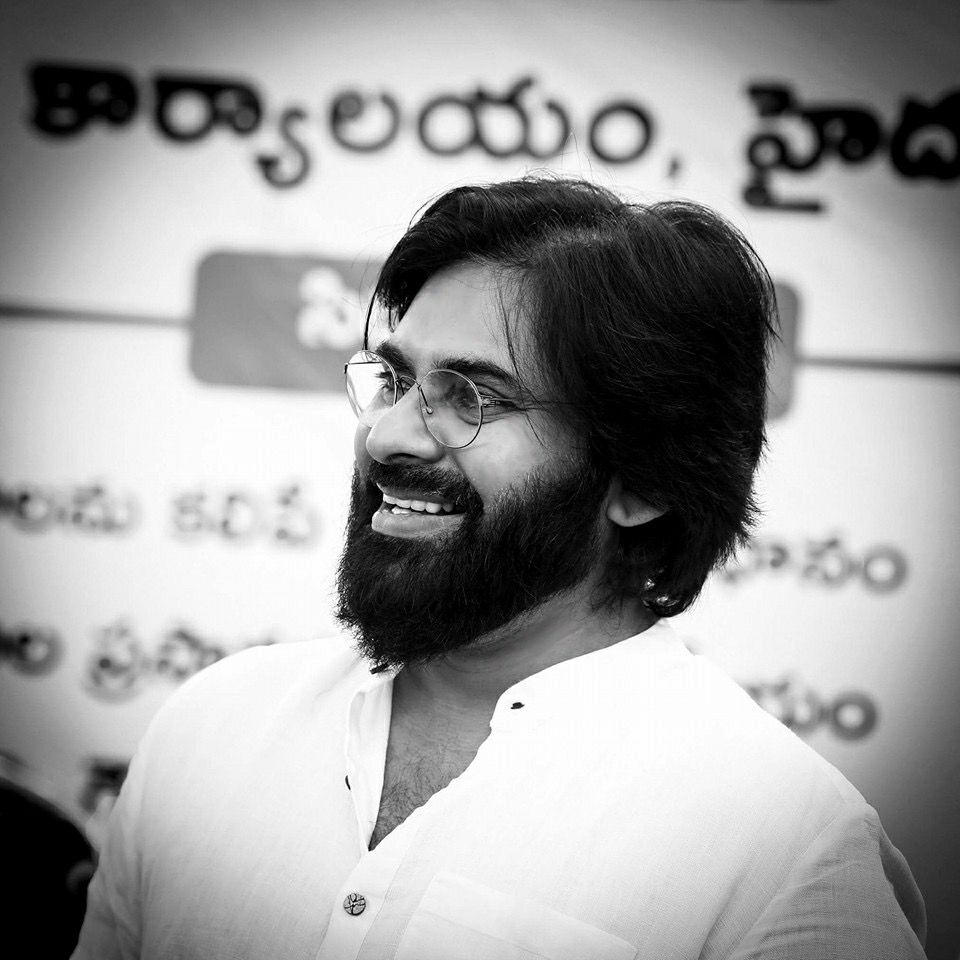
#> input picture NPTEL/pawanism.jpg, 960 x 960 px
$ python nptel47.py
#> lines starting #> are read from the running program, lines starting #| are printed output that depends on the picture
""" Data compression 03"""
""" nptel 48 and 49 are best methods """

import numpy

from PIL import Image

im = Image.open("pawanism.jpg")
#> im is the input picture: PIL image 960x960 RGB; mean R, G, B 158.6, 158.6, 158.6

pixelMap = im.load()

I = numpy.asanyarray(Image.open("pawanism.jpg"))

print(I)
#> (printed output is left out)

img = Image.new(im.mode, im.size)
#> img: PIL image 960x960 RGB; every value is 0
pixelNew = img.load()

#print(pixelMap[1,2][1])

for i in range(img.size[0]):
    for j in range(img.size[1]):
        if(pixelMap[i,j][1]>=0 and pixelMap[i,j][1]<=31):
            pixelNew[i,j]=0
        elif(pixelMap[i,j][1]>=32 and pixelMap[i,j][1]<=63):
            pixelNew[i,j]=1
        elif(pixelMap[i,j][1]>=64 and pixelMap[i,j][1]<=95):
            pixelNew[i,j]=2
        elif(pixelMap[i,j][1]>=96 and pixelMap[i,j][1]<=127):
            pixelNew[i,j]=3
        elif(pixelMap[i,j][1]>=128 and pixelMap[i,j][1]<=159):
            pixelNew[i,j]=4
        elif(pixelMap[i,j][1]>=160 and pixelMap[i,j][1]<=191):
            pixelNew[i,j]=5
        elif(pixelMap[i,j][1]>=192 and pixelMap[i,j][1]<=223):
            pixelNew[i,j]=6
        elif(pixelMap[i,j][1]>=224 and pixelMap[i,j][1]<=255):
            pixelNew[i,j]=7

"""   if(pixelMap[i,j][0]>=0 and pixelMap[i,j][0]<=31):
                pixelNew[i,j]=0
            elif(pixelMap[i,j][0]>=32 and pixelMap[i,j][0]<=63):
                pixelNew[i,j]=1
            elif(pixelMap[i,j][0]>=64 and pixelMap[i,j][0]<=95):
                pixelNew[i,j]=2
            elif(pixelMap[i,j][0]>=96 and pixelMap[i,j][0]<=127):
                pixelNew[i,j]=3
            elif(pixelMap[i,j][0]>=128 and pixelMap[i,j][0]<=159):
                pixelNew[i,j]=4
            elif(pixelMap[i,j][0]>=160 and pixelMap[i,j][0]<=191):
                pixelNew[i,j]=5
            elif(pixelMap[i,j][0]>=192 and pixelMap[i,j][0]<=223):
                pixelNew[i,j]=6
            elif(pixelMap[i,j][0]>=224 and pixelMap[i,j][0]<=255):
                pixelNew[i,j]=7
"""

"""
            if(pixelMap[i,j][2]>=0 and pixelMap[i,j][2]<=31):
                pixelNew[i,j]=0
            elif(pixelMap[i,j][2]>=32 and pixelMap[i,j][2]<=63):
                pixelNew[i,j]=1
            elif(pixelMap[i,j][2]>=64 and pixelMap[i,j][2]<=95):
                pixelNew[i,j]=2
            elif(pixelMap[i,j][2]>=96 and pixelMap[i,j][2]<=127):
                pixelNew[i,j]=3
            elif(pixelMap[i,j][2]>=128 and pixelMap[i,j][2]<=159):
                pixelNew[i,j]=4
            elif(pixelMap[i,j][2]>=160 and pixelMap[i,j][2]<=191):
                pixelNew[i,j]=5
            elif(pixelMap[i,j][2]>=192 and pixelMap[i,j][2]<=223):
                pixelNew[i,j]=6
            elif(pixelMap[i,j][2]>=224 and pixelMap[i,j][2]<=255):
                pixelNew[i,j]=7
"""
img.save("pawanism_gray.jpg")
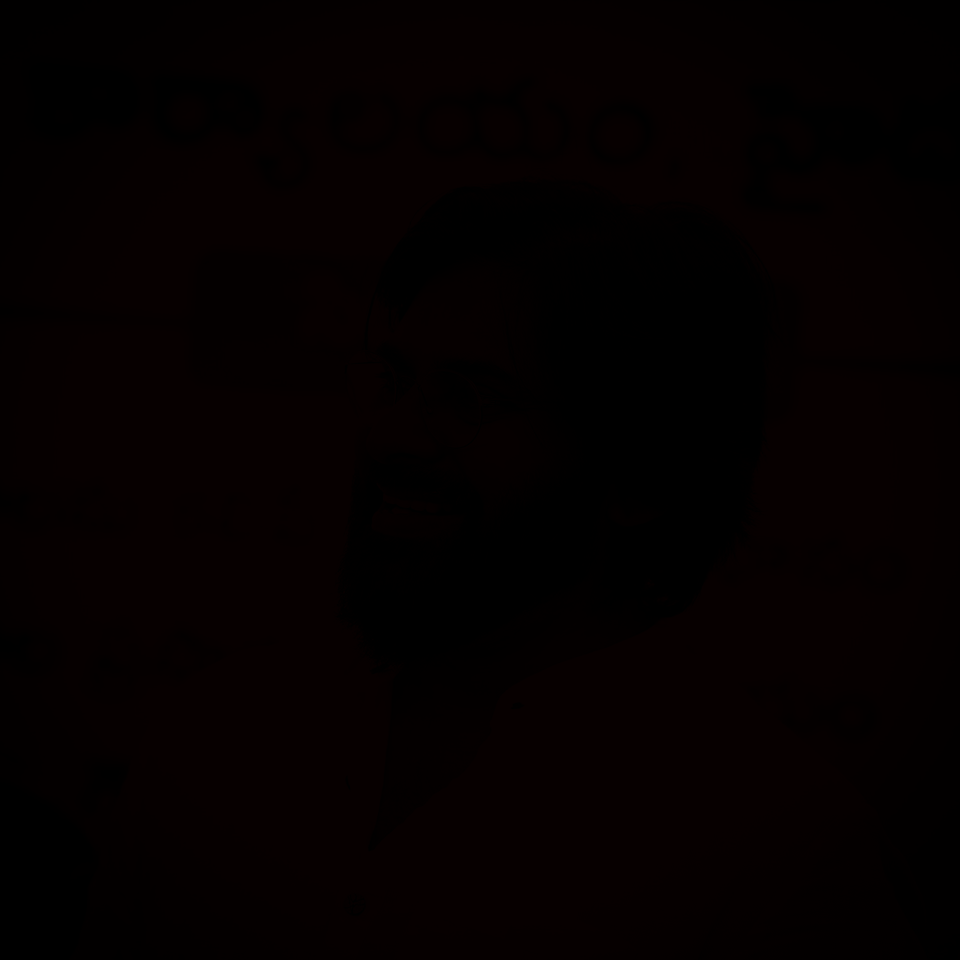
#> saved as pawanism_gray.jpg: PIL image 960x960 RGB; mean R, G, B 4.46, 0, 0

J = numpy.asanyarray(Image.open("pawanism_gray.jpg"))

print(J)
#> (printed output is left out)
